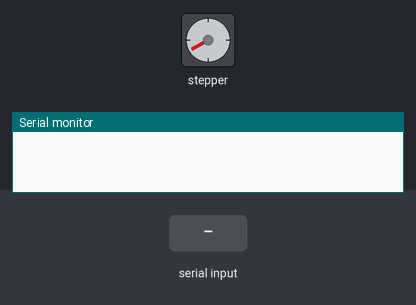
Bench run of a sketch on a simulated Arduino Mega 2560, built with avr-gcc and run on an emulated ATmega2560. Shown: stepper motor, the last lines printed to the serial monitor. The test bench sets the inputs (shaded band). Stepper angles assume 24 steps per turn.

Above: at 1.25 s.
1.3 s: "30,150\n" received over Serial
At 2.3 s:
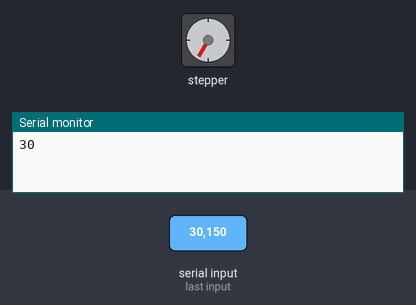
4.3 s: "5\n" received over Serial
At 4.7 s:
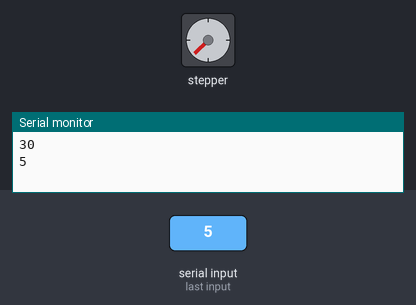
Timing chart, 0 to 13.3 s (numbered marks = the images above; inputs shaded):
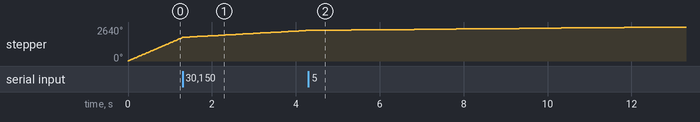

The sketch:

MotorKnob.ino
```cpp
#include <Stepper.h>
Stepper stepper(24, 9, 10, 11, 12);
void setup()
{
  Serial.begin(9600);
  stepper.setSpeed(240);
}

int sp = 240;

void loop()
{
  int serav = Serial.available();

  if(serav > 0)
  {
    String cmd = "";
    for(int i = 0; i < serav; i++)
    { cmd += (char)Serial.read(); }

    if(!cmd.equals("0"))
    sp = cmd.toInt();

    Serial.println(sp);
  }

  stepper.setSpeed(sp);
  stepper.step(1);
}
```
